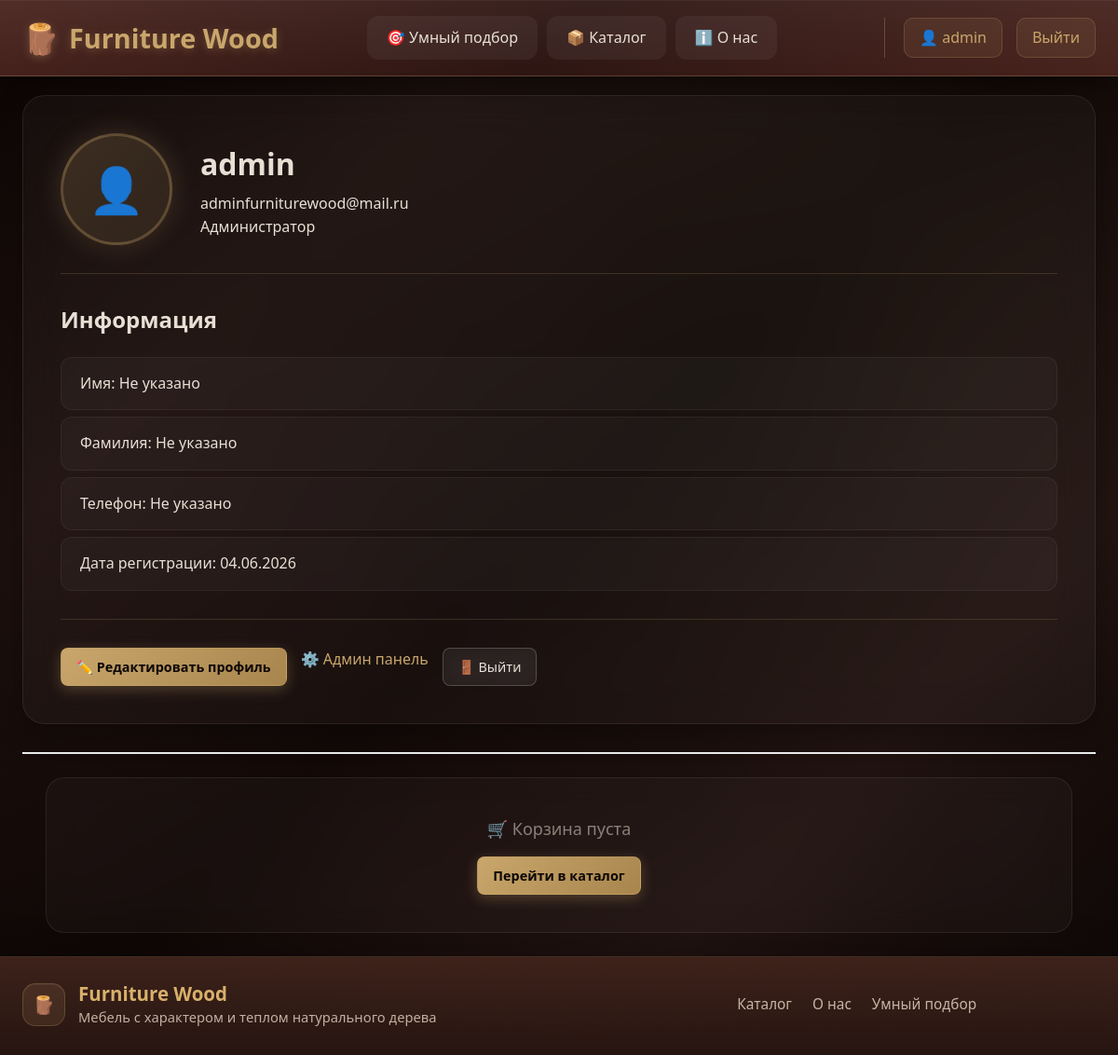
The app's page /accounts/profile/ (signed in) with its own data.
### accounts/models.py (models this page shows, shortened)
class User(AbstractUser):
    ROLE_CHOICES = [
        ('user', 'Пользователь'),
        ('admin', 'Администратор'),
    ]
    role = models.CharField(
        max_length=20,
        choices=ROLE_CHOICES,
        default='user',
        verbose_name="Роль"
    )
    phone = models.CharField(max_length=20, blank=True, verbose_name="Телефон")
    avatar = models.ImageField(upload_to='avatars/', blank=True, null=True, verbose_name="Аватар")
    class Meta:
        verbose_name = "Пользователь"
        verbose_name_plural = "Пользователи"
    def is_admin(self):
        return self.role == 'admin' or self.is_superuser

### accounts/views.py (the view)
# urls.py: path('profile/', views.profile_view, name='profile'),
@login_required
def profile_view(request):
    cart, _ = Cart.objects.get_or_create(user=request.user)
    items = cart.items.select_related('product').all()
    return render(request, 'accounts/profile.html', {
        'cart': cart,
        'cart_items': items,
    })

### templates/accounts/profile.html (shortened to what this page needs)
{% extends 'base.html' %}
{% block content %}
<div class="container">
    <div class="profile-card">
        <div class="profile-header">
            <div class="profile-avatar">
                {% if user.avatar %}
                    <img src="{{ user.avatar.url }}" alt="{{ user.username }}">
                {% else %}
                    <span class="avatar-placeholder">👤</span>
                {% endif %}
            </div>
            <div class="profile-info">
                <h1>{{ user.username }}</h1>
                <p class="profile-email">{{ user.email }}</p>
                <span class="profile-role {% if user.is_admin %}role-admin{% endif %}">
                    {% if user.is_admin %}Администратор{% else %}Пользователь{% endif %}
                </span>
            </div>
        </div>
        <div class="profile-details">
            <h2>Информация</h2>
            <div class="details-grid">
                <div class="detail-item">
                    <span class="detail-label">Имя:</span>
                    <span class="detail-value">{{ user.first_name|default:"Не указано" }}</span>
                </div>
                <div class="detail-item">
                    <span class="detail-label">Фамилия:</span>
                    <span class="detail-value">{{ user.last_name|default:"Не указано" }}</span>
                </div>
                <div class="detail-item">
                    <span class="detail-label">Телефон:</span>
                    <span class="detail-value">{{ user.phone|default:"Не указано" }}</span>
                </div>
                <div class="detail-item">
                    <span class="detail-label">Дата регистрации:</span>
                    <span class="detail-value">{{ user.date_joined|date:"d.m.Y" }}</span>
                </div>
            </div>
        </div>
        <div class="profile-actions">
            <a href="{% url 'accounts:profile_edit' %}" class="btn btn-primary btn-small">✏️ Редактировать профиль</a>
            {% if user.is_admin %}
                <a href="{% url 'admin:index' %}" class="btn-admin">⚙️ Админ панель</a>
            {% endif %}
            <a href="{% url 'accounts:logout' %}" class="btn-secondary btn-small">🚪 Выйти</a>
        </div>
    </div>
        <div class="profile-cart">
            {% if cart_items %}
                <div class="cart-products">
                    {% for item in cart_items %}
                        <div class="cart-product-card">
                            <div class="cart-product-image">
                                {% if item.product.image %}
                                    <img src="{{ item.product.image.url }}" alt="{{ item.product.name }}">
                                {% else %}
                                    <div class="no-image">📦</div>
                                {% endif %}
                            </div>
                            <div class="cart-product-info">
                                <h3 class="cart-product-name">{{ item.product.name }}</h3>
                                <p class="cart-product-price">{{ item.product.price }} ₽ / шт</p>
                                <div class="cart-product-controls">
                                    <form method="post" action="{% url 'cart:update' item.id %}" class="qty-form">
                                        {% csrf_token %}
                                        <input type="number" name="quantity" value="{{ item.quantity }}" min="1" class="qty-input">
                                        <button type="submit" class="btn btn-primary btn-small">Обновить</button>
                                    </form>
                                    <form method="post" action="{% url 'cart:remove' item.id %}" class="remove-form">
                                        {% csrf_token %}
                                        <button type="submit" class="btn-remove">🗑️</button>
                                    </form>
                                </div>
                            </div>
                            <div class="cart-product-subtotal">
                                {{ item.subtotal }} ₽
                            </div>
                        </div>
                    {% endfor %}
                </div>
                <div class="cart-summary">
                    <div class="cart-total">
                        Итого: <strong>{{ cart.total_price }} ₽</strong>
                    </div>
                    <a href="{% url 'orders:create_order_request' %}" class="btn btn-primary btn-small">Оформить заказ →</a>
                </div>
            {% else %}
                <div class="cart-empty">
                    <p>🛒 Корзина пуста</p>
                    <a href="{% url 'catalog:catalog' %}" class="btn btn-primary btn-small">Перейти в каталог</a>
                </div>
            {% endif %}
        </div>
</div>
{% endblock %}

### templates/base.html (shortened to what this page needs)
{% load static %}
<!DOCTYPE html>
<html lang="ru">
<head>
    <link rel="stylesheet" href="{% static 'css/style.css' %}">
</head>
<body>
    <div class="site-wrapper">
        <header class="header">
            <div class="container">
                <div class="header-content">
                    <a href="{% url 'core:home' %}" class="logo">
                        <span class="logo-icon">🪵</span>
                        <span>Furniture Wood</span>
                    </a>
                    <nav class="nav">
                        <a href="{% url 'catalog:smart_select_start' %}" class="nav-link">🎯 Умный подбор</a>
                        <a href="{% url 'catalog:catalog' %}" class="nav-link">📦 Каталог</a>
                        <a href="{% url 'core:about' %}" class="nav-link">ℹ️ О нас</a>
                    </nav>
                    <div class="user-menu">
                        {% if user.is_authenticated %}
                            <a href="{% url 'accounts:profile' %}" class="user-link">
                                👤 {{ user.username }}
                            </a>
                            <a href="{% url 'accounts:logout' %}" class="user-link">Выйти</a>
                        {% else %}
                            <a href="{% url 'accounts:login' %}" class="user-link">Войти</a>
                            <a href="{% url 'accounts:register' %}" class="btn btn-primary btn-small">Регистрация</a>
                        {% endif %}
                    </div>
                </div>
            </div>
        </header>
        <main class="site-content">
            {% block content %}{% endblock %}
        </main>
        <footer class="site-footer">
            <div class="container">
                <div class="footer-inner">
                    <div class="footer-brand">
                        <div class="footer-logo">🪵</div>
                        <div class="footer-brand-text">
                            <div class="footer-title">Furniture Wood</div>
                            <div class="footer-subtitle">Мебель с характером и теплом натурального дерева</div>
                        </div>
                    </div>
                    <div class="footer-nav">
                        <a href="{% url 'catalog:catalog' %}">Каталог</a>
                        <a href="{% url 'core:about' %}">О нас</a>
                        <a href="{% url 'catalog:smart_select_start' %}">Умный подбор</a>
                    </div>
                </div>
            </div>
        </footer>
    </div>
</body>
</html>

### records on screen
User: username "admin", email "adminfurniturewood@mail.ru", first_name "Не указано", last_name "Не указано", phone "Не указано", date_joined "04.06.2026"
